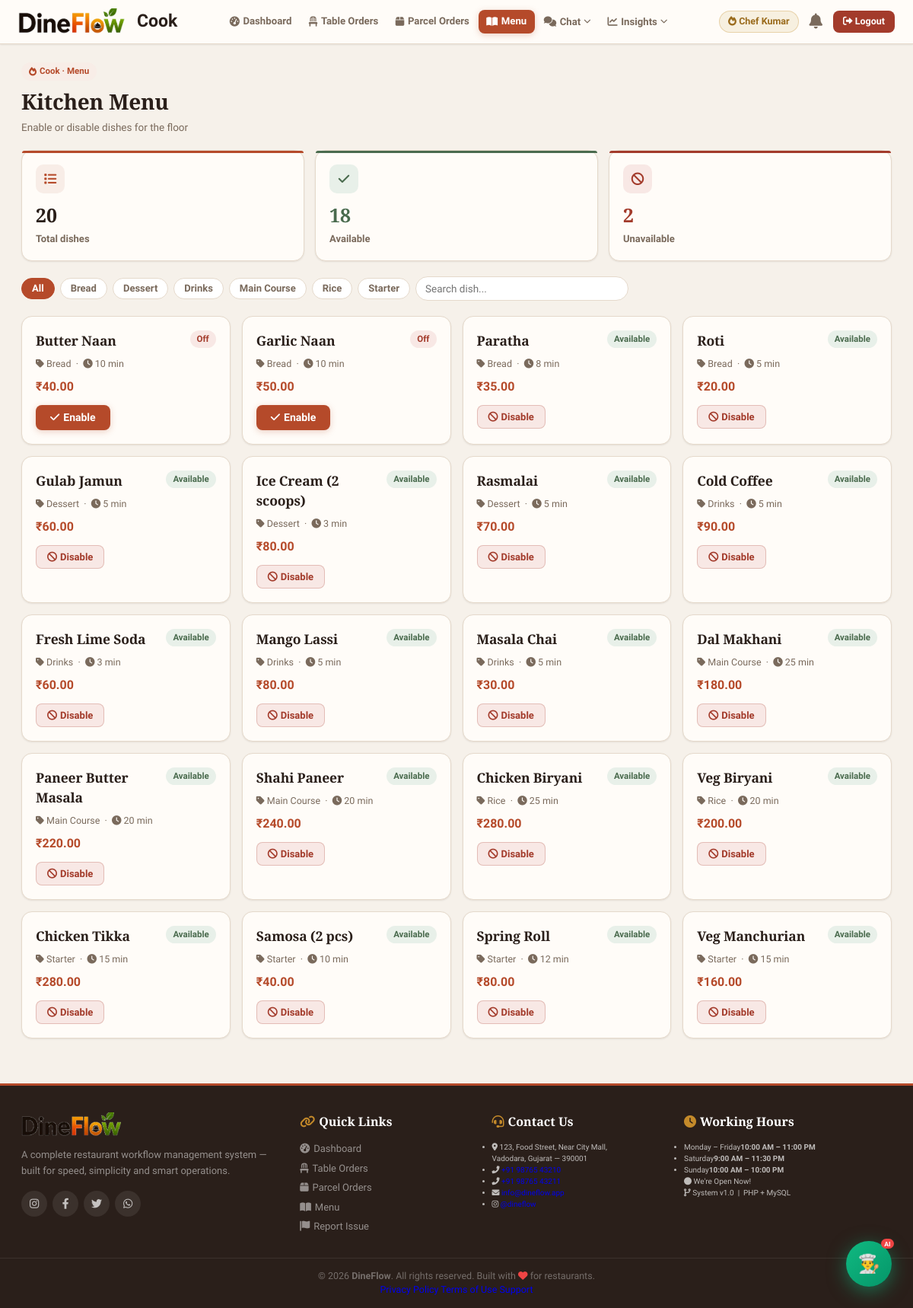
The page /cook_menu.php (signed in) on the database its author committed.
### tables this page shows
CREATE TABLE `menu` (
  `id` int(10) NOT NULL,
  `name` varchar(100) NOT NULL,
  `price` decimal(10,2) NOT NULL,
  `category` varchar(50) DEFAULT 'Main Course',
  `cooking_time` int(5) DEFAULT 15 COMMENT 'in minutes',
  `is_available` tinyint(1) DEFAULT 1,
  `created_at` timestamp NULL DEFAULT current_timestamp()
);

### cook_menu.php (the view, shortened to what this page needs)
<?php
include 'config.php';
$total  = mysqli_fetch_assoc(mysqli_query($conn,"SELECT COUNT(*) as c FROM `menu`"))['c'];
$avail  = mysqli_fetch_assoc(mysqli_query($conn,"SELECT COUNT(*) as c FROM `menu` WHERE is_available=1"))['c'];
$unavail= $total - $avail;
$items  = mysqli_query($conn,"SELECT * FROM `menu` ORDER BY category, name");
$cat_rows = mysqli_query($conn,"SELECT DISTINCT category FROM `menu` ORDER BY category");
$filter_cats = [];
while($c = mysqli_fetch_assoc($cat_rows)) $filter_cats[] = $c['category'];
?>
<!DOCTYPE html>
<html lang="en">
<head>
   <link rel="stylesheet" href="https://cdnjs.cloudflare.com/ajax/libs/font-awesome/6.0.0/css/all.min.css">
   <link rel="stylesheet" href="css/style.css">
</head>
<body>
<?php include 'cook_header.php'; ?>
<section>
   <div class="page-head">
      <span class="page-kicker"><i class="fas fa-fire"></i> Cook · Menu</span>
      <h1>Kitchen Menu</h1>
      <p class="page-date">Enable or disable dishes for the floor</p>
   </div>
   <div class="bento-grid cols-3">
      <div class="bento-tile">
         <div class="b-icon"><i class="fas fa-list"></i></div>
         <div class="b-value"><?php echo $total; ?></div>
         <div class="b-label">Total dishes</div>
      </div>
      <div class="bento-tile green">
         <div class="b-icon"><i class="fas fa-check"></i></div>
         <div class="b-value"><?php echo $avail; ?></div>
         <div class="b-label">Available</div>
      </div>
      <div class="bento-tile red">
         <div class="b-icon"><i class="fas fa-ban"></i></div>
         <div class="b-value"><?php echo $unavail; ?></div>
         <div class="b-label">Unavailable</div>
      </div>
   </div>
   <div class="filter-bar">
      <button type="button" class="filter-chip active" data-filter="all" onclick="filterMenu('all')">All</button>
      <?php foreach($filter_cats as $cat): ?>
      <button type="button" class="filter-chip" data-filter="<?php echo htmlspecialchars($cat); ?>" onclick="filterMenu('<?php echo htmlspecialchars($cat, ENT_QUOTES); ?>')"><?php echo htmlspecialchars($cat); ?></button>
      <?php endforeach; ?>
      <input type="search" class="menu-search" placeholder="Search dish..." oninput="searchMenu(this.value)">
   </div>
   <div class="box-container">
   <?php while($item = mysqli_fetch_assoc($items)): ?>
      <div class="box" data-category="<?php echo htmlspecialchars($item['category']); ?>" data-name="<?php echo htmlspecialchars($item['name']); ?>">
         <div style="display:flex;justify-content:space-between;align-items:flex-start;gap:1rem;">
            <h3 class="name"><?php echo htmlspecialchars($item['name']); ?></h3>
            <?php if($item['is_available']): ?>
               <span class="badge success">Available</span>
            <?php else: ?>
               <span class="badge danger">Off</span>
            <?php endif; ?>
         </div>
         <p style="margin:.4rem 0 .8rem;font-size:1.25rem;color:var(--text-muted);">
            <i class="fas fa-tag"></i> <?php echo htmlspecialchars($item['category']); ?>
            &nbsp;·&nbsp;
            <i class="fas fa-clock"></i> <?php echo (int)$item['cooking_time']; ?> min
         </p>
         <div class="price">₹<?php echo number_format($item['price'], 2); ?></div>
         <form method="post" style="margin-top:1.2rem;">
            <button type="submit" name="toggle_available" class="<?php echo $item['is_available']?'delete-btn':'btn'; ?>" style="margin:0;">
               <?php echo $item['is_available'] ? '<i class="fas fa-ban"></i> Disable' : '<i class="fas fa-check"></i> Enable'; ?>
            </button>
         </form>
      </div>
   <?php endwhile; ?>
   </div>
</section>
<?php include 'footer.php'; ?>
</body>
</html>

### rows shown on the page
menu: name "Butter Naan", is_available "Off", category "Bread", cooking_time "10", price "40.00"
menu: name "Garlic Naan", is_available "Off", category "Bread", cooking_time "10", price "50.00"
menu: name "Paratha", is_available "Available", category "Bread", cooking_time "8", price "35.00"
menu: name "Roti", is_available "Available", category "Bread", cooking_time "5", price "20.00"
menu: name "Gulab Jamun", is_available "Available", category "Dessert", cooking_time "5", price "60.00"
menu: name "Ice Cream (2 scoops)", is_available "Available", category "Dessert", cooking_time "3", price "80.00"
menu: name "Rasmalai", is_available "Available", category "Dessert", cooking_time "5", price "70.00"
menu: name "Cold Coffee", is_available "Available", category "Drinks", cooking_time "5", price "90.00"
menu: name "Fresh Lime Soda", is_available "Available", category "Drinks", cooking_time "3", price "60.00"
menu: name "Mango Lassi", is_available "Available", category "Drinks", cooking_time "5", price "80.00"
menu: name "Masala Chai", is_available "Available", category "Drinks", cooking_time "5", price "30.00"
menu: name "Dal Makhani", is_available "Available", category "Main Course", cooking_time "25", price "180.00"
menu: name "Paneer Butter Masala", is_available "Available", category "Main Course", cooking_time "20", price "220.00"
menu: name "Shahi Paneer", is_available "Available", category "Main Course", cooking_time "20", price "240.00"
menu: name "Chicken Biryani", is_available "Available", category "Rice", cooking_time "25", price "280.00"
menu: name "Veg Biryani", is_available "Available", category "Rice", cooking_time "20", price "200.00"
menu: name "Chicken Tikka", is_available "Available", category "Starter", cooking_time "15", price "280.00"
menu: name "Samosa (2 pcs)", is_available "Available", category "Starter", cooking_time "10", price "40.00"
menu: name "Spring Roll", is_available "Available", category "Starter", cooking_time "12", price "80.00"
menu: name "Veg Manchurian", is_available "Available", category "Starter", cooking_time "15", price "160.00"

### other values the page prints
$_SESSION['cook_name'] "Chef Kumar"
$total "20"
$avail "18"
$unavail "2"
$cat "Bread"
$cat "Dessert"
$cat "Drinks"
$cat "Main Course"
$cat "Rice"
$cat "Starter"
